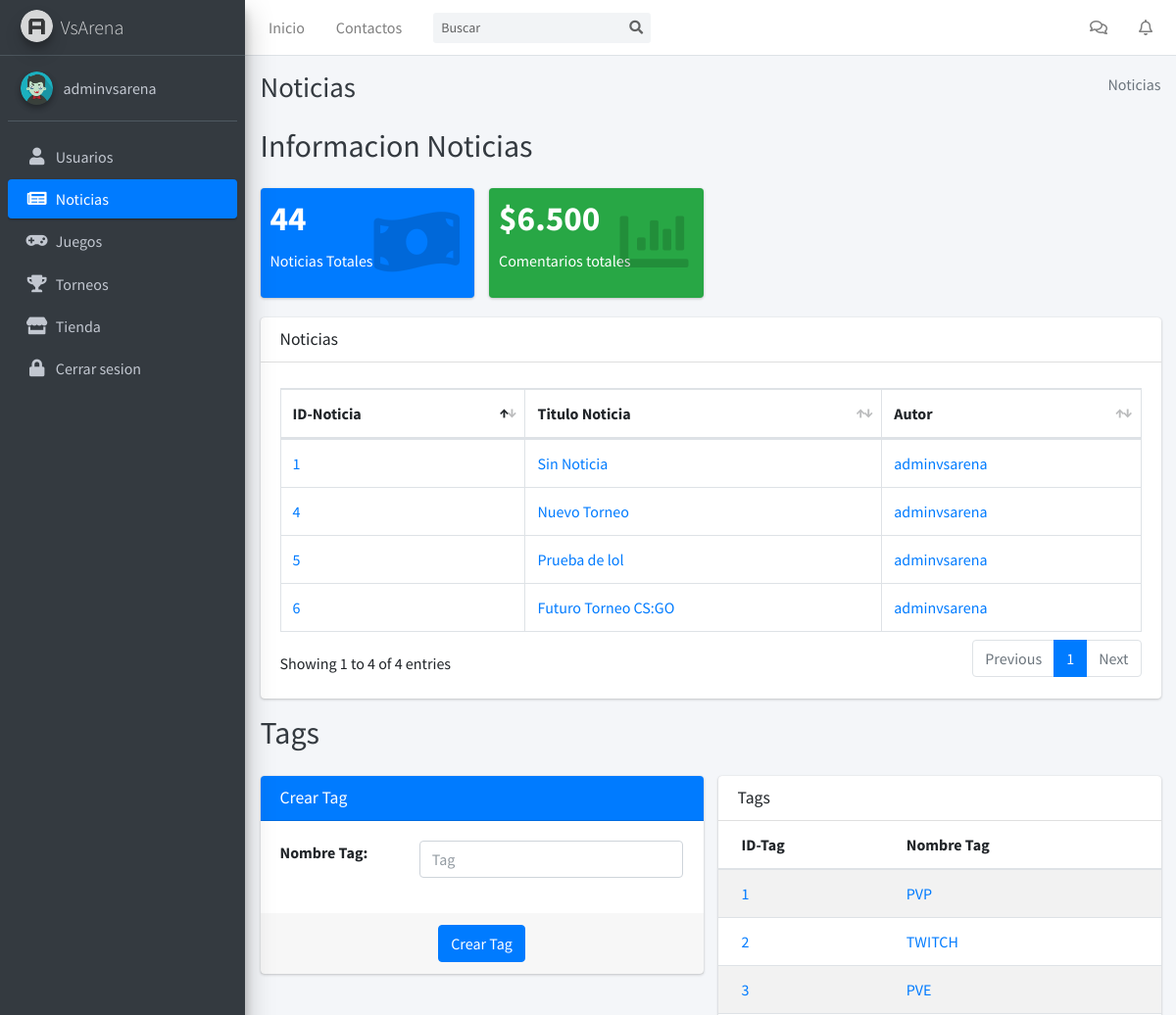
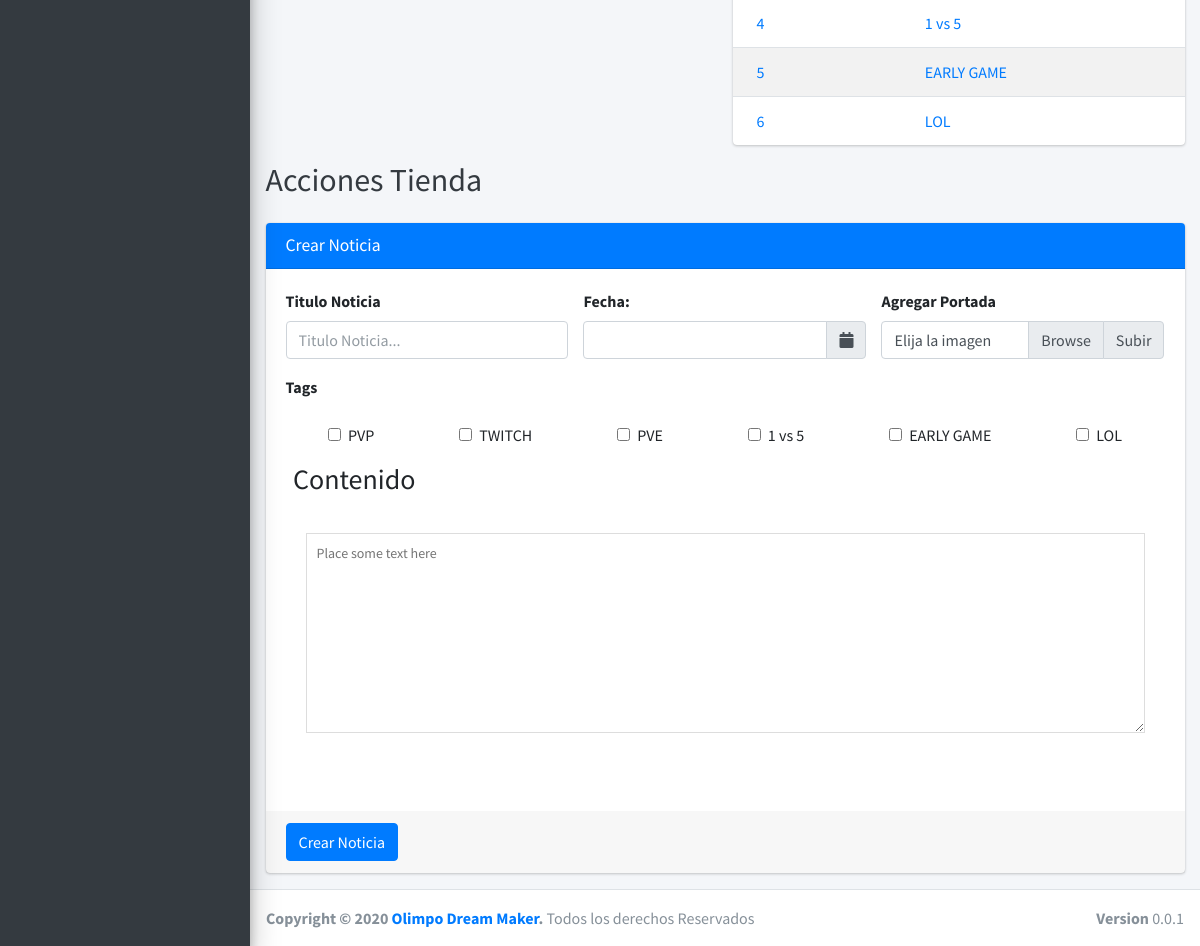
The page /panel/noticias/ (signed in) on the database its author committed (2 pictures, top to bottom).
### tables this page shows
CREATE TABLE `usuarios` (
  `idUsuario` int(11) NOT NULL,
  `usuario` varchar(255) DEFAULT NULL,
  `emailUsuario` varchar(255) DEFAULT NULL,
  `passUsuario` varchar(255) DEFAULT NULL,
  `avatarUsuario` varchar(255) DEFAULT NULL,
  `saldoEfectivo` float DEFAULT NULL,
  `saldoMonVir` double DEFAULT NULL,
  `isAdmin` tinyint(4) DEFAULT NULL,
  `Cupones_idCupon` int(11) NOT NULL,
  `Equipos_idEquipos` int(11) NOT NULL
);

CREATE TABLE `noticias` (
  `idNoticia` int(11) NOT NULL,
  `tituloNoticia` varchar(255) DEFAULT NULL,
  `imgNoticia` varchar(255) DEFAULT NULL,
  `contenidoNoticia` longtext,
  `fechaNoticia` date NOT NULL,
  `Usuarios_idUsuario` int(11) NOT NULL
);

CREATE TABLE `tags` (
  `idTag` int(11) NOT NULL,
  `tag` varchar(255) DEFAULT NULL
);

### BackEnd/funciones.php (called while the page is built, shortened)
<?php
function isAdmin($conexion,$id){
  $consulta = "SELECT * FROM usuarios WHERE idUsuario='$id'";
  $resultado = mysqli_query($conexion, $consulta);
  $user = mysqli_fetch_assoc($resultado);
  if($user['isAdmin'] ==  1){
    return true;
  }else{
    return false;
  }
}
function dataUser($conexion, $id){
  $consulta = "SELECT * FROM usuarios WHERE idUsuario='$id'";
  $resultado = mysqli_query($conexion,$consulta);
  $data = mysqli_fetch_assoc($resultado);
  $user = array("usuario" => $data['usuario'],
                "email"=>$data['emailUsuario'],
                "avatar"=>$data['avatarUsuario'],
                "saldoEfectivo"=>$data['saldoEfectivo'],
                "saldoMonVir"=>$data['saldoMonVir']);
  return $user;
}
?>

### BackEnd/config.php (called while the page is built, shortened)
<?php
$urlDB = "http://localhost/VSARENA/Dashboard";
?>

### Dashboard/templates/noticias.php (the view, shortened to what this page needs)
<?php
require_once("../../BackEnd/config.php");
require_once("../../BackEnd/funciones.php");
require_once("../../BackEnd/mostrarTablas.php");
$conexion = conectar();
if(isset($_SESSION['usuario'])){
  if(isAdmin($conexion,$_SESSION['usuario'])){
  }else{
    desconectar($conexion);
    header("Location: $amigable/panel/");
  }
}else{
  echo "<script>alert('Necesita ser admin para podes acceder a esta pagina')</script>";
  desconectar($conexion);
  header("Location: $amigable/panel/456/");
}
?>
<!DOCTYPE html>
<html lang="es">
<head>
  <?php
  require_once("$p/components/head.php");
  ?>
</head>
<body class="hold-transition sidebar-mini layout-fixed">
<div class="wrapper">
  <?php
  require_once("$p/components/nav.php")
  ?>
  <?php
  require_once("$p/components/aside.php");
  $conexion = conectar();
  aside(2,$conexion,$amigable,$urlDB,$imagenes);
  ?>
  <div class="content-wrapper">
    <div class="content-header">
      <div class="container-fluid">
        <div class="row mb-2">
          <div class="col-sm-6">
            <h1 class="m-0 text-dark">Noticias</h1>
          </div>
          <div class="col-sm-6">
            <ol class="breadcrumb float-sm-right">
              <li class="breadcrumb-item active">Noticias</li>
            </ol>
          </div>
        </div>
      </div>
    </div>
    <section class="content">
      <div class="container-fluid">
        <div class="row mb-4">
          <div class="col-6">
            <h2 class="m-0 text-dark">Informacion Noticias</h2>
          </div>
        </div>
        <div class="row">
          <div class="col-lg-3 col-6">
            <div class="small-box bg-primary">
              <div class="inner">
                <h3>44</h3>
                <p>Noticias Totales</p>
              </div>
              <div class="icon">
                <i class="fas fa-money-bill-wave"></i>
              </div>
            </div>
          </div>
          <div class="col-lg-3 col-6">
            <div class="small-box bg-success">
              <div class="inner">
                <h3>$6.500</h3>
                <p>Comentarios totales</p>
              </div>
              <div class="icon">
                <i class="fas fa-chart-bar"></i>
              </div>
            </div>
          </div>
        </div>
        <div class="row">
          <div class="col-12">
            <div class="card">
              <div class="card-header">
                <h3 class="card-title">Noticias</h3>
              </div>
              <div class="card-body">
                <table id="example2" class="table table-bordered table-hover">
                  <thead>
                  <tr>
                    <th>ID-Noticia</th>
                    <th>Titulo Noticia</th>
                    <th>Autor</th>
                  </tr>
                  </thead>
                  <tbody>
                  <?php
                  $conexion = conectar();
                  noticias($conexion, $amigable);
                  ?>
                  </tbody>
                </table>
              </div>
            </div>
          </div>
        </div>
        <div class="row mb-4">
          <div class="col-6">
            <h2 class="m-0 text-dark">Tags</h2>
          </div>
        </div>
        <div class="row">
          <div class="col-6">
            <div class="card card-primary">
              <div class="card-header">
                <h3 class="card-title">Crear Tag</h3>
              </div>
              <form class="form-horizontal" method="POST" action="<?php echo $urlDB;?>/php/crearTag.php">
                <div class="card-body">
                  <div class="form-group row">
                    <label for="tag" class="col-4">Nombre Tag:</label>
                    <div class="col-8">
                      <input type="text" class="form-control" id="tag" name="tag" placeholder="Tag">
                    </div>
                  </div>
                </div>
                <div class="card-footer d-flex justify-content-center">
                  <button type="submit" class="btn btn-primary">Crear Tag</button>
                </div>
              </form>
            </div>
          </div>
          <div class="col-6">
            <div class="card">
              <div class="card-header">
                <h3 class="card-title">Tags</h3>
              </div>
              <div class="card-body p-0">
                <table class="table table-striped">
                  <thead>
                  <tr>
                    <th>ID-Tag</th>
                    <th>Nombre Tag</th>
                  </tr>
                  </thead>
                  <tbody>
                  <?php
                  $conexion = conectar();
                  tags($conexion, $amigable);
                  ?>
                  </tbody>
                </table>
              </div>
            </div>
          </div>
        </div>
        <div class="row mb-4">
          <div class="col-6">
            <h2 class="m-0 text-dark">Acciones Tienda</h2>
          </div>
        </div>
        <div class="row">
          <div class="col-md-12">
            <div class="card card-primary">
              <div class="card-header">
                <h3 class="card-title">Crear Noticia</h3>
              </div>
              <form role="form" action="<?php echo $urlDB; ?>/php/crearNoticia.php?autor=1" method="POST" enctype="multipart/form-data">
                <div class="row card-body">
                  <div class="form-group col-4">
                    <label for="tituloNoticia">Titulo Noticia</label>
                    <input type="text" class="form-control" name="tituloNoticia" id="tituloNoticia" placeholder="Titulo Noticia..." required>
                  </div>
                  <div class="form-group col-4">
                    <label>Fecha:</label>
                      <div class="input-group date" id="reservationdate" data-target-input="nearest">
                          <input type="text" class="form-control datetimepicker-input" data-target="#reservationdate" name="fecha" id="fecha" />
                          <div class="input-group-append" data-target="#reservationdate" data-toggle="datetimepicker">
                              <div class="input-group-text"><i class="fa fa-calendar"></i></div>
                          </div>
                      </div>
                  </div>
                  <div class="form-group col-4">
                    <label for="foto">Agregar Portada</label>
                    <div class="input-group">
                      <div class="custom-file">
                        <label class="custom-file-label" for="foto">Elija la imagen</label>
                      </div>
                      <div class="input-group-append">
                        <span class="input-group-text" id="">Subir</span>
                      </div>
                    </div>
                  </div>
                  <div class="form-group col-12">
                    <label for="tags">Tags</label>
                  </div>
                  <div class="form-group col-12 d-flex justify-content-around flex-wrap">
                  <?php
                  $conexion = conectar();
                  $consulta = "SELECT * FROM tags";
                  $resultado = mysqli_query($conexion,$consulta);
                  while($fila = mysqli_fetch_assoc($resultado)){
                    echo "<div class='form-check'>
                            <input class='form-check-input' name='tags[]' id='".$fila['tag']."' type='checkbox' value='".$fila['idTag']."'>
                            <label class='form-check-label' for='".$fila['tag']."'>".$fila['tag']."</label>
                          </div>";
                  }
                  ?>
                  </div>
                  <div class="form-group col-12">
                    <div class="form-group col-12">
                      <h3>Contenido</h3>
                    </div>
                    <div class="card-body pad">
                      <div class="mb-3">
                        <textarea class="textarea" name="contenidoNoticia" placeholder="Place some text here"
                                  style="width: 100%; height: 200px; font-size: 14px; line-height: 18px; border: 1px solid #dddddd; padding: 10px;"></textarea>
                      </div>
                    </div>
                  </div>
                </div>
                <div class="card-footer">
                  <button type="submit" class="btn btn-primary">Crear Noticia</button>
                </div>
              </form>
            </div>
          </div>
        </div>
      </div>
    </section>
  </div>
  <?php
  require_once("../components/footer.php");
  ?>
</div>
</body>
</html>

### Dashboard/components/aside.php
 <?php
 function aside($s,$conect,$amigable,$url,$imagenes){
  $id = $_SESSION['usuario'];
  $user = dataUser($conect, $id);
  ?>
  <aside class="main-sidebar sidebar-dark-primary elevation-4">
    <a href="index3.html" class="brand-link">
      <img src="<?php echo $url; ?>/dist/img/AdminLTELogo.png" alt="AdminLTE Logo" class="brand-image img-circle elevation-3"
            style="opacity: .8">
      <span class="brand-text font-weight-light">VsArena</span>
    </a>
    <div class="sidebar">
      <div class="user-panel mt-3 pb-3 mb-3 d-flex">
        <div class="image">
          <img src="<?php echo $imagenes; ?>/avatarUser/<?php echo $user['avatar'];?>" class="img-circle elevation-2" alt="User Image">
        </div>
        <div class="info">
          <a href="#" class="d-block"><?php echo $user['usuario'];?></a>
        </div>
      </div>
      <nav class="mt-2">
        <ul class="nav nav-pills nav-sidebar flex-column" data-widget="treeview" role="menu" data-accordion="false">
          <?php
            if($s==1){
              $clase = 'nav-link active';
            }else{
              $clase = 'nav-link';
            }
          ?>
          <li class="nav-item select-item">
            <a href="<?php echo $amigable; ?>/panel/usuarios/" class="<?php echo $clase?>">
              <i class="nav-icon fas fa-user"></i>
              <p>
                Usuarios
              </p>
            </a>
          </li>
          <?php
            if($s==2){
              $clase = 'nav-link active';
            }else{
              $clase = 'nav-link';
            }
          ?>
          <li class="nav-item select-blue">
            <a href="<?php echo $amigable; ?>/panel/noticias/" class="<?php echo $clase?>">
              <i class="nav-icon fas fa-newspaper"></i>
              <p>
                Noticias
              </p>
            </a>
          </li>
          <?php
            if($s==3){
              $clase = 'nav-link active';
            }else{
              $clase = 'nav-link';
            }
          ?>
          <li class="nav-item">
            <a href="<?php echo $amigable; ?>/panel/juegos/" class="<?php echo $clase?>">
              <i class="nav-icon fas fa-gamepad"></i>
              <p>
                Juegos
              </p>
            </a>
          </li>
          <?php
            if($s==4){
              $clase = 'nav-link active';
            }else{
              $clase = 'nav-link';
            }
          ?>
          <li class="nav-item">
            <a href="<?php echo $amigable; ?>/panel/torneos/" class="<?php echo $clase?>">
              <i class="nav-icon fas fa-trophy"></i>
              <p>
                Torneos
              </p>
            </a>
          </li>
          <?php
            if($s==5){
              $clase = 'nav-link active';
            }else{
              $clase = 'nav-link';
            }
          ?>
          <li class="nav-item">
            <a href="<?php echo $amigable; ?>/panel/tienda/" class="<?php echo $clase?>">
              <i class="nav-icon fas fa-store"></i>
              <p>
                Tienda
              </p>
            </a>
          </li>
          <li class="nav-item">
            <a href="<?php echo $url; ?>/php/logout.php" class="nav-link">
              <i class="nav-icon fas fa-lock"></i>
              <p>
                Cerrar sesion
              </p>
            </a>
          </li>
        </ul>
      </nav>
    </div>
  </aside>
  <?php
 }
?>

### BackEnd/mostrarTablas.php (shortened to what this page needs)
<?php
function noticias($conexion, $url){
  $consulta = "SELECT *
  FROM noticias n
  INNER JOIN usuarios u
  ON n.Usuarios_idUsuario=u.idUsuario";
  if($resultado = mysqli_query($conexion, $consulta)){
    while($fila = mysqli_fetch_assoc($resultado)){
      echo "<tr>";
      echo "<td>
      <a href='$url/panel/noticia/".$fila['idNoticia']."/'>".$fila['idNoticia']."</a>
      </td>";
      echo "<td>
      <a href='$url/panel/noticia/".$fila['idNoticia']."/'>".$fila['tituloNoticia']."</a>
      </td>";
      echo "<td>
      <a href='$url/panel/usuario/".$fila['idUsuario']."/'>".$fila['usuario']."</a>
      </td>";
      echo "</tr>";
    }
  }
}
function tags($conexion, $url){
  $consulta = "SELECT * FROM tags";
  if($resultado = mysqli_query($conexion, $consulta)){
    while($fila = mysqli_fetch_assoc($resultado)){
      $id = $fila['idTag'];
      $tag = $fila['tag'];
      echo "<tr>";
      echo "<td><a href='$url/panel/tag/$id/'>$id</a></td>";
      echo "<td><a href='$url/panel/tag/$id/'>$tag</a></td>";
      echo "</tr>";
    }
  }
}
      ?>

### rows shown on the page
usuarios: avatarUsuario (picture), usuario "adminvsarena"
noticias: idNoticia "1", tituloNoticia "Sin Noticia", usuarios.usuario "adminvsarena"
noticias: idNoticia "4", tituloNoticia "Nuevo Torneo", usuarios.usuario "adminvsarena"
noticias: idNoticia "5", tituloNoticia "Prueba de lol", usuarios.usuario "adminvsarena"
noticias: idNoticia "6", tituloNoticia "Futuro Torneo CS:GO", usuarios.usuario "adminvsarena"
tags: idTag "1", tag "PVP"
tags: idTag "2", tag "TWITCH"
tags: idTag "3", tag "PVE"
tags: idTag "4", tag "1 vs 5"
tags: idTag "5", tag "EARLY GAME"
tags: idTag "6", tag "LOL"
